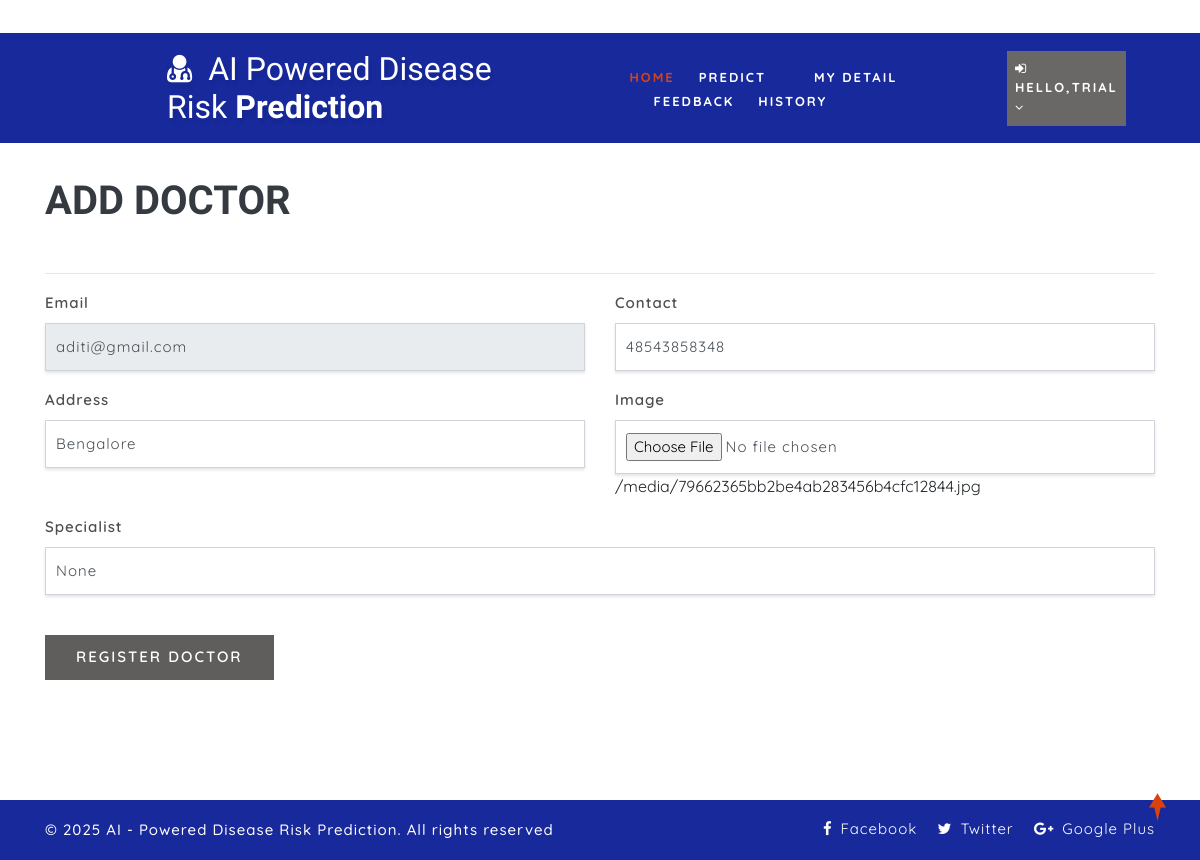
The page /change_doctor/3/ (signed in) on the database its author committed.
### health/models.py (models this page shows, shortened)
class Doctor(models.Model):
    status = models.IntegerField(DOCTOR_STATUS, null=True)
    user = models.ForeignKey(User, on_delete=models.CASCADE, null=True)
    contact = models.CharField(max_length=100, null=True)
    address = models.CharField(max_length=100, null=True)
    category = models.CharField(max_length=100, null=True)
    doj = models.DateField(null=True)
    dob = models.DateField(null=True)
    image = models.FileField(null=True)

### health/views.py (the view, shortened to what this page needs)
# urls.py: path('change_doctor/<int:pid>/', add_doctor,name="change_doctor"),
@login_required(login_url="login")
def add_doctor(request,pid=None):
    doctor = None
    if pid:
        doctor = Doctor.objects.get(id=pid)
    d = {"doctor": doctor}
    return render(request, 'add_doctor.html', d)

### health/templates/add_doctor.html (shortened to what this page needs)
{% extends 'index.html' %}
{% load static %}
{% block body %}
<section class="logins py-5">
    <div class="container py-xl-5 py-lg-3">
        <div class="title-section mb-md-5 mb-4">
            <h6 class="w3ls-title-sub"></h6><br><br>
            <h3 class="w3ls-title text-uppercase text-dark font-weight-bold">Add Doctor</h3>
        </div>
        <hr />
        <div class="login px-sm-12" style="width:100%">
            <form action="{% if doctor %}/change_doctor/{{ doctor.id }}/{% else %}/add_doctor{% endif %}" method="post" enctype="multipart/form-data">
                <div class="form-group row">
                    <div class="col-md-6">
                        <label>Email</label>
                        <input type="email" class="form-control" name="email" placeholder="Enter Email" required value="{{ doctor.user.email }}" {% if doctor %}readonly{% endif %}>
                    </div>
                    <div class="col-md-6">
                        <label>Contact</label>
                        <input type="text" class="form-control" name="contact" placeholder="Enter Contact" required value="{{ doctor.contact }}">
                    </div>
                </div>
                <div class="form-group row">
                    <div class="col-md-6">
                        <label class="mb-2">Address</label>
                        <input type="text" class="form-control" name="address" placeholder="Enter Address" required value="{{ doctor.address }}">
                    </div>
                    <div class="col-md-6">
                        <label>Image</label>
                        <input type="file" class="form-control" name="image">
                        {% if doctor %}<span>{{ doctor.image.url }}</span>{% endif %}
                    </div>
                </div>
                <div class="form-group row">
                    <div class="col-md-12">
                        <label>Specialist</label>
                        <input class="form-control" name="category" placeholder="Specialist" value="{{ doctor.category }}">
                    </div>
                </div>
                <button type="submit" class="btn submit mt-4" style="background-color: #605d5d;">Register Doctor</button>
            </form>
        </div>
    </div>
</section>
{% endblock %}

### health/templates/index.html (shortened to what this page needs)
<!DOCTYPE html>
{% load static %}
<html lang="zxx">
<head>
	<link rel="stylesheet" href="{% static 'css/bootstrap.css' %}">
	<link href="{% static 'css/css_slider.css' %}" type="text/css" rel="stylesheet" media="all">
	<link rel="stylesheet" href="{% static 'css/style.css' %}" type="text/css" media="all" />
	<link href="{% static 'css/font-awesome.min.css' %}" rel="stylesheet">
<link rel='stylesheet' type='text/css' href="https://cdn.datatables.net/1.10.21/css/jquery.dataTables.min.css">
<link rel='stylesheet' type='text/css' href="https://cdn.datatables.net/buttons/1.6.2/css/buttons.dataTables.min.css">
</head>
<body>
	<div id="home" style="margin-bottom:2%">
		<header>
			<div class="top-bar py-3">
				<div class="container">
					<div class="row">
						<div class="col-xl-7 col-lg-6 col-md-4 top-social-agile text-md-right text-center mt-md-0 mt-2">
							<div class="row">
								<div class="col-xl-3 col-lg-4 col-6 top-w3layouts p-md-0 text-right">
								</div>
								<div class="col-xl-3 col-lg-4 col-6 header-w3layouts text-md-right text-left">
								</div>
							</div>
						</div>
					</div>
				</div>
			</div>
		</header>
		<div class="main-top" style="background:#17299b;">
			<div class="container-fluid">
				<div class="header d-md-flex justify-content-between align-items-center py-3">
					<div id="logo" style="margin-left:13%">
						<h1>
							<a href="index.html">
								<span class="fa fa-user-md mr-2"></span>
								<span class="logo-sp">AI Powered Disease Risk</span> Prediction
							</a>
						</h1>
					</div>
					{% if request.user.is_staff %}
					<div class="nav_w3ls" style="margin-right:4%">
						<nav>
							<label for="drop1" class="toggle">Menu</label>
							<input type="checkbox" id="drop1" />
							<ul class="menu" style="padding:15px;width:100%">
								<li class="mx-lg-4 mx-md-3 my-md-0 my-2"><a href="{% url 'admin_home' %}" >Home</a></li>
								<li>
									<label for="drop-2" class="toggle toogle-2"> <span class="fa fa-angle-down" aria-hidden="true"></span>
									</label>
									<a href="#"> Doctor <span class="fa fa-angle-down" aria-hidden="true"></span></a>
									<ul style="margin-top:2%;width:40%;margin-right:0%">
										<li style="width:100%;"><a href="/add_doctor" class="drop-text">Add Doctor</a></li>
										<li style="width:100%;"><a href="/view_doctor" class="drop-text">View Doctor</a></li>
									</ul>
								</li>
								<li class="mx-lg-4 mx-md-3 my-md-0 my-2"><a href="/view_patient">Patient</a></li>
								<li class="mx-lg-4 mx-md-3 my-md-0 my-2">
									<a href="/view_search_pat">Searched Data</a></li>
								<li><a href="/view_feedback">Feedback</a></li>
							</ul>
						</nav>
					</div>
					<div class="nav_w3ls" style="margin-right:3%">
						<nav>
							<label for="drop2" class="toggle">Menu</label>
							<input type="checkbox" id="drop2" />
							<ul class="menu">
								<li class="mx-lg-4 mx-md-3 my-md-0 my-2" style="background:red;padding:8px">
									<label for="drop-2" class="toggle toogle-2"> <span class="fa fa-angle-down" aria-hidden="true"></span>
									</label>
									<a href="#"><i class="fa fa-user"></i> {{request.user.username}} <span class="fa fa-angle-down" aria-hidden="true"></span></a>
									<ul style="margin-top:10%;width:80%;margin-right:5%">
										<li style="width:100%;"><a href="{% url 'change_password' %}" class="drop-text">Password</a></li>
										<li style="width:100%;"><a href="{% url 'logout' %}" class="drop-text">Logout</a></li>
									</ul>
								</li>
							</ul>
						</nav>
					</div>
					{% elif request.user.patient_set.all.0 %}
					<div class="nav_w3ls" style="margin-left:5%;font-weight:bold">
						<nav>
							<ul class="menu" style="padding:15px;width:100%">
								<li><a href="{% url 'patient_home' %}" class="active">Home</a></li>
								<li class="mx-lg-4 mx-md-3 my-md-0 my-2"><a href="/add_heartdetail">Predict</a></li>
								<li class="mx-lg-4 mx-md-3 my-md-0 my-2"><a href="/profile_doctor">My Detail</a></li>
								<li class="mx-lg-4 mx-md-3 my-md-0 my-2"><a href="/sent_feedback">Feedback</a></li>
								<li><a href="/view_search_pat">History</a></li>
							</ul>
						</nav>
					</div>
					<div class="nav_w3ls" style="margin-right:3%">
						<nav>
							<ul class="menu">
								<li class="mx-lg-4 mx-md-3 my-md-0 my-2" style="background:#6a6767;padding:8px">
									<a href="#"><i class="fa fa-sign-in"></i> Hello,{{request.user.username}} <span class="fa fa-angle-down" aria-hidden="true"></span></a>
								</li>
							</ul>
						</nav>
					</div>
					{% endif %}
				</div>
			</div>
		</div>
		{% block body %}
		{% endblock %}
	</div>
	<div class="copy-w3pvt" style="background:#17299b;color:white">
		<div class="container py-3">
			<div class="row">
				<div class="col-lg-7 w3ls_footer_grid1_left text-lg-left text-center">
					<p style="color:white">&copy; 2025 AI - Powered Disease Risk Prediction. All rights reserved</p>
				</div>
				<div class="col-lg-5 w3ls_footer_grid_left1_pos text-lg-right text-center mt-lg-0 mt-2">
					<ul style="color:white">
						<li>
							<a href="#" style="color:white" class="facebook">
								<span class="fa fa-facebook-f mr-2"></span>Facebook</a>
						</li>
						<li class="mx-3">
							<a href="#" style="color:white" class="twitter">
								<span class="fa fa-twitter mr-2"></span>Twitter</a>
						</li>
						<li>
							<a href="#" style="color:white" class="google">
								<span class="fa fa-google-plus mr-2"></span>Google Plus</a>
						</li>
					</ul>
				</div>
			</div>
		</div>
	</div>
	<a href="#home" style="color:white" class="move-top text-center"></a>
</body>
</html>

### health/static/css/style.css (style rules this page uses)
body { padding: 0; margin: 0; background: #FFF; font-family: 'Quicksand', sans-serif; }
body a, body button { transition: 0.5s all; -webkit-transition: 0.5s all; -moz-transition: 0.5s all; -o-transition: 0.5s all; -ms-transition: 0.5s all; text-decoration: none; }
html { scroll-behavior: smooth; }
h1, h2, h3, h4, h5, h6 { margin: 0; padding: 0; font-family: 'Mukta', sans-serif; }
p { margin: 0; padding: 0; font-size: 15px; letter-spacing: 1px; line-height: 1.9; color: #999; font-family: 'Quicksand', sans-serif; }
ul, ol { margin: 0; padding: 0; }
a.move-top { width: 34px; height: 34px; background: url(../images/move-top.png) no-repeat; display: inline-block; position: fixed; bottom: 4%; right: 2%; z-index: 0; }
#home { position: relative; }
.main-top { position: absolute; z-index: 999; width: 100%; background: rgba(0, 0, 0, 0.4); }
nav { margin: 0; padding: 0; }
#logo a { float: left; display: initial; font-weight: 700; font-size: 32px; color: #fff; text-shadow: 2px 5px 3px rgba(0, 0, 0, 0.06); padding: 0; }
span.logo-sp { font-weight: 100; }
nav:after { content: ""; display: table; clear: both; }
nav ul { float: right; padding: 0; margin: 0; list-style: none; position: relative; }
nav ul li { margin: 0px; display: inline-block; float: left; }
nav a { padding: 0; color: #fff; font-size: 13px; letter-spacing: 2px; font-weight: 700; text-transform: uppercase; display: inline-block; transition: 0.5s all; -webkit-transition: 0.5s all; -moz-transition: 0.5s all; -o-transition: 0.5s all; -ms-transition: 0.5s all; }
.menu li a.active, .menu li a:hover { color: #2196f3; transition: 0.5s all; -webkit-transition: 0.5s all; -moz-transition: 0.5s all; -o-transition: 0.5s all; -ms-transition: 0.5s all; color: #d84315; }
li>a:only-child:after { content: ''; }
h3.w3ls-title { font-size: 40px; }
.w3ls_footer_grid_left1_pos ul li, ul.list-part li { display: inline-block; }
.w3ls_footer_grid_left1_pos ul li a { color: #000; text-decoration: none; letter-spacing: 1px; font-size: 15px; }
.w3ls_footer_grid1_left p { color: #484848; font-weight: 500; }
.form-bg-w3ls input[type="text"], .form-bg-w3ls input[type="email"], .form-control, .form-bg-w3ls textarea { padding: 12px 10px; border-radius: 0; letter-spacing: 1px; font-size: 15px; outline: none; box-shadow: 0px 2px 3px 0px rgba(0, 0, 0, 0.11); }
.login label { font-size: 15px; color: #4e4f50; font-weight: 600; letter-spacing: 1px; }
.login button { background: #d84315; color: #fff; font-weight: 600; letter-spacing: 2px; font-size: 15px; padding: 10px 30px; text-transform: uppercase; border-radius: 0px; }

### rows shown on the page
Doctor: email "aditi@gmail.com", contact "48543858348", address "Bengalore", image "/media/79662365bb2be4ab283456b4cfc12844.jpg", category "None"

### other values the page prints
{{ request.user.username }} "TRIAL"
